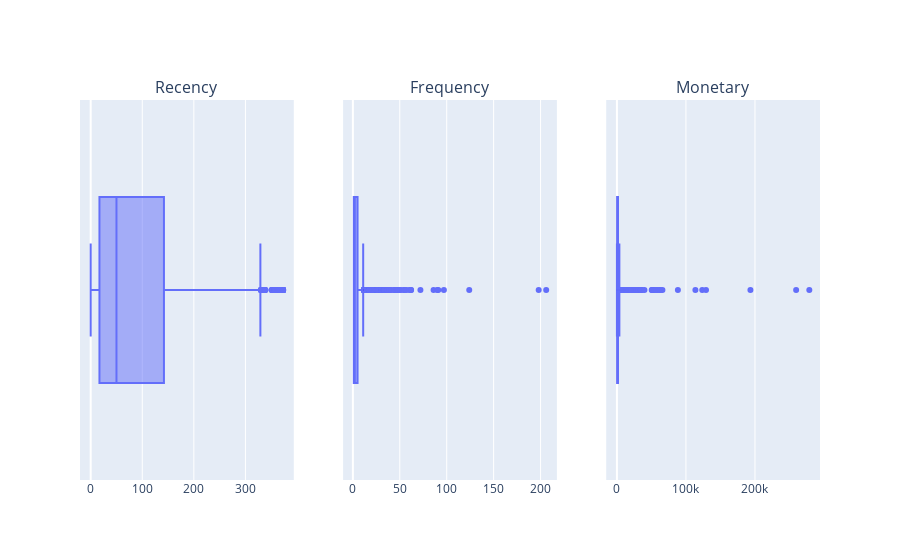

Here is the notebook cell this chart was saved with:
### Code cell
boxes = [px.box(rfm_table, x=column) for column in rfm_table.columns]
fig = make_subplots(
    rows=1, cols=3, 
    subplot_titles=(
        "Recency","Frequency", "Monetary"
    )
)

for i, box in enumerate(boxes):
    fig.add_trace(boxes[i]['data'][0], row=1, col=i+1)

fig.update_layout(showlegend=True)
#fig.write_html('plotly/boxplot_1.html')
fig.show()

### Figure 1 — Plotly figure (JSON) as saved in the notebook; plotly's stock layout.template omitted (floating-point values rounded to 4 significant figures; data arrays with more than 128 entries replaced by an {"elided": "..."} marker saying what was removed)
{"data": [{"alignmentgroup": "True", "hovertemplate": "Recency=%{x}<extra></extra>", "legendgroup": "", "marker": {"color": "#636efa"}, "name": "", "notched": false, "offsetgroup": "", "orientation": "h", "showlegend": false, "type": "box", "x": {"elided": "4334 int values"}, "x0": " ", "xaxis": "x", "y0": " ", "yaxis": "y"}, {"alignmentgroup": "True", "hovertemplate": "Frequency=%{x}<extra></extra>", "legendgroup": "", "marker": {"color": "#636efa"}, "name": "", "notched": false, "offsetgroup": "", "orientation": "h", "showlegend": false, "type": "box", "x": {"elided": "4334 int values"}, "x0": " ", "xaxis": "x2", "y0": " ", "yaxis": "y2"}, {"alignmentgroup": "True", "hovertemplate": "Monetary=%{x}<extra></extra>", "legendgroup": "", "marker": {"color": "#636efa"}, "name": "", "notched": false, "offsetgroup": "", "orientation": "h", "showlegend": false, "type": "box", "x": {"elided": "4334 float values"}, "x0": " ", "xaxis": "x3", "y0": " ", "yaxis": "y3"}], "layout": {"annotations": [{"font": {"size": 16}, "showarrow": false, "text": "Recency", "x": 0.1444, "xanchor": "center", "xref": "paper", "y": 1, "yanchor": "bottom", "yref": "paper"}, {"font": {"size": 16}, "showarrow": false, "text": "Frequency", "x": 0.5, "xanchor": "center", "xref": "paper", "y": 1, "yanchor": "bottom", "yref": "paper"}, {"font": {"size": 16}, "showarrow": false, "text": "Monetary", "x": 0.8556, "xanchor": "center", "xref": "paper", "y": 1, "yanchor": "bottom", "yref": "paper"}], "showlegend": true, "xaxis": {"anchor": "y", "domain": [0, 0.2889]}, "xaxis2": {"anchor": "y2", "domain": [0.3556, 0.6444]}, "xaxis3": {"anchor": "y3", "domain": [0.7111, 1]}, "yaxis": {"anchor": "x", "domain": [0, 1]}, "yaxis2": {"anchor": "x2", "domain": [0, 1]}, "yaxis3": {"anchor": "x3", "domain": [0, 1]}}}
